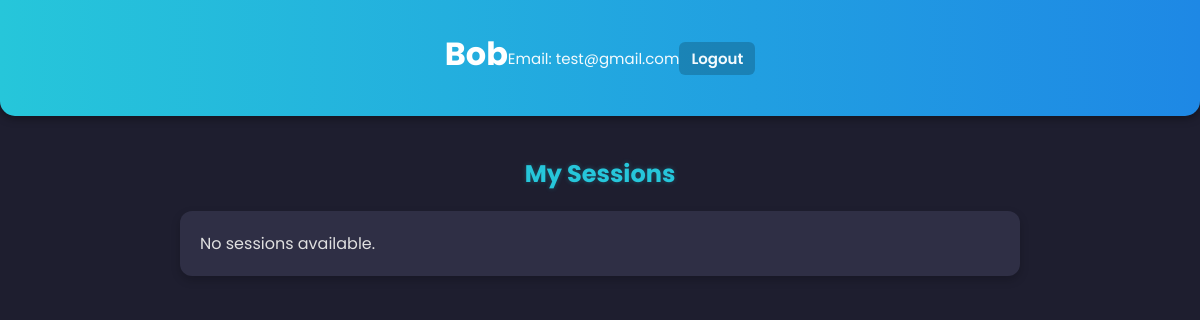
/profile/ (signed in), run on an earlier commit of the app's database.
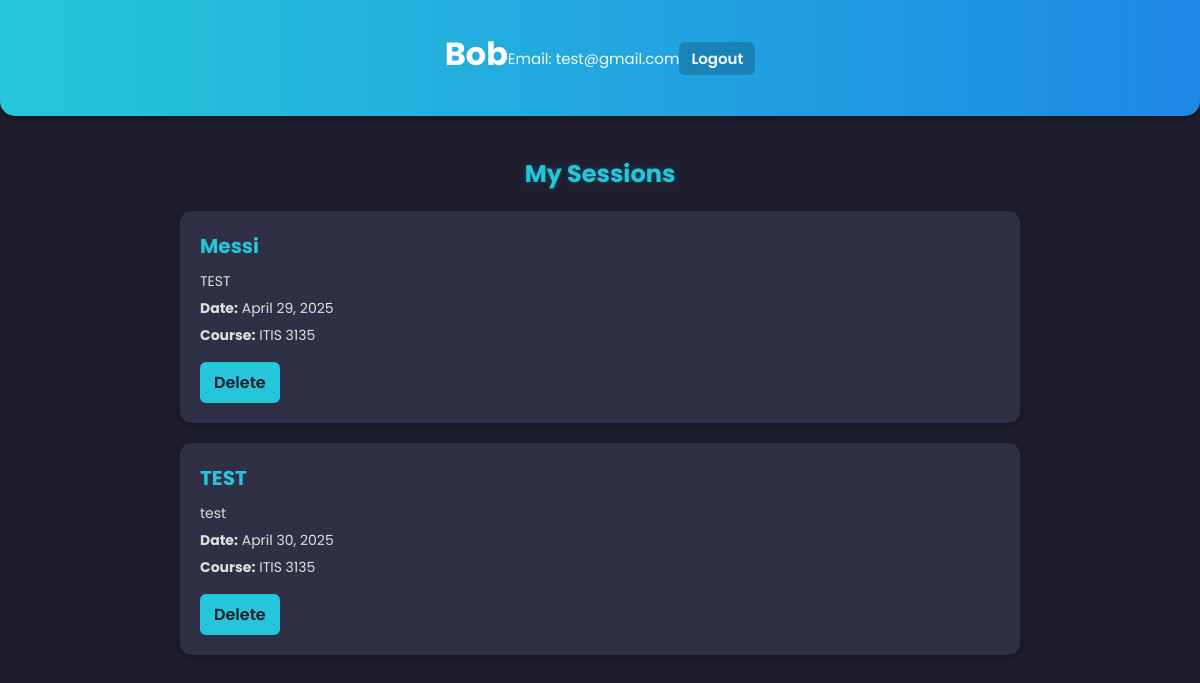
And on a later commit of the database.
### base/models.py (models this page shows, shortened)
class Study_Session(models.Model):
    host = models.ForeignKey(User, on_delete=models.SET_NULL, null=True, related_name='study_sessions')
    course = models.ForeignKey(Course, on_delete=models.SET_NULL, null=True)  # ForeignKey to Course
    name = models.CharField(max_length=255, null=True)  # Add a name field
    preferences = models.TextField(max_length=10, null=True)  # Add a preferences field
    campus_location = models.TextField(max_length=10, null=True)  # Add a campus location field
    date = models.DateField(null=True)  # Add a date field
    time = models.TimeField(null=True)  # Add a time field
    duration = models.TextField(max_length=10, null=True)  # Add a duration field
    description = models.TextField(null=True, blank=True)
    updated = models.DateTimeField(auto_now=True)
    created = models.DateTimeField(auto_now_add=True)
    class Meta:
        ordering = ['-updated', 'created']

class Course(models.Model):
    name = models.CharField(max_length=300);
    def __str__(self):
        return self.name

### base/views.py (the view)
# urls.py: path('profile/', views.profile, name='profile'),
@login_required(login_url='/login')
def profile(request):
    user = request.user
    sessions = Study_Session.objects.filter(host=user)  # Filter sessions by the logged-in user
    context = {'user': user, 'sessions': sessions}
    return render(request, 'profile.html', context)

### base/templates/profile.html (shortened to what this page needs)
{% load static %}
<!DOCTYPE html>
<html lang="en">
<head>
    <link rel="stylesheet" href="{% static 'styles/styles.css' %}">
</head>
<body>
    <header class="profile-header">
        <h1>{{ user.username }}</h1>
        <p>Email: {{ user.email }}</p>
        <p><a href="{% url 'logout' %}">Logout</a></p>
    </header>
    <main class="profile-main">
        <h2>My Sessions</h2>
        <div class="profile-sessions">
            <ul>
                {% for session in sessions %}
                    <li>
                        <h4>{{ session.name }}</h4>
                        <p>{{ session.description }}</p>
                        <p><strong>Date:</strong> {{ session.date }}</p>
                        <p><strong>Course:</strong> {{ session.course }}</p>
                        <a href="{% url 'delete_session' session.id %}">Delete</a>
                    </li>
                {% empty %}
                    <li>No sessions available.</li>
                {% endfor %}
            </ul>
        </div>
    </main>
</body>
</html>

What changed in the data, as far as the page shows it:
added Study_Session: name "Messi", description "TEST", date "April 29, 2025", course "ITIS 3135"
added Study_Session: name "TEST", description "test", date "April 30, 2025", course "ITIS 3135"
Also different on the page:
text no longer shown: "No sessions available."
